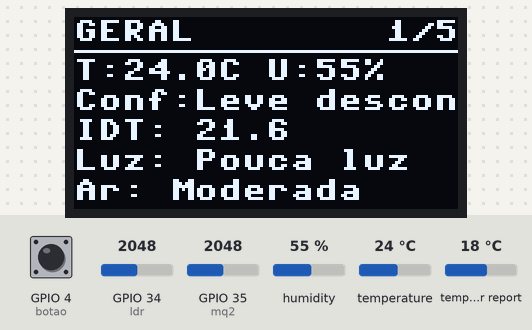
This program was run on a simulated ESP32 board running MicroPython. Parts: 128×64 one-colour display. Wiring (from the project's diagram.json): blue button on GPIO 4, DHT22 sensor on GPIO 15, light sensor on GPIO 34, gas sensor on GPIO 35. The test bench sets the inputs (shaded band); at power-on: humidity 55 %, GPIO 34 (ldr) = 2048, GPIO 35 (mq2) = 2048, GPIO 4 (botao) HIGH, temperature 24 °C, temperature in the web weather report 18 °C (analog values on the 0–4095 scale). WiFi joins after 1.5 s; no MQTT or app messages arrive unless stated; requests to the public web service named in the program get a made-up reply in its usual format after 0.4 s (London, UTC, broken clouds, 64 % humidity, 1013 hPa unless stated); library files of the repository ran but are not shown: ssd1306.py; what the program prints to the serial console is not drawn.

Above: at 2.9 s.
3.0 s: humidity set to 22 %
At 4.2 s:
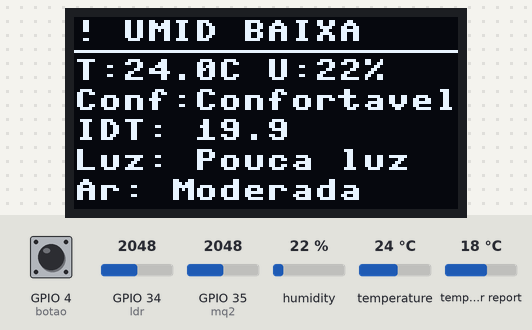
6.9 s: GPIO 34 (ldr) set to 985
9.2 s: GPIO 34 (ldr) set to 913
At 10.5 s:
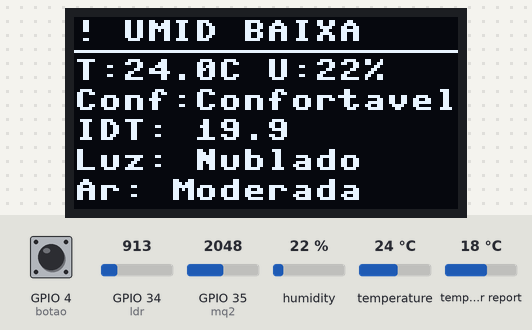
13.1 s: GPIO 35 (mq2) set to 1270
15.4 s: GPIO 35 (mq2) set to 1194
At 16.7 s:
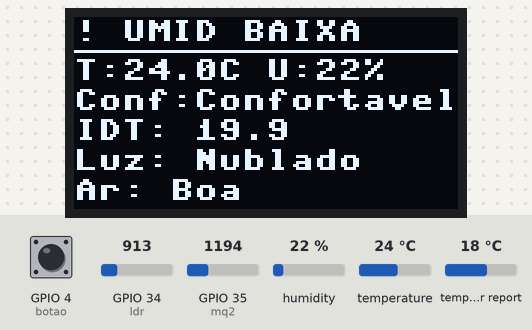
19.4 s: GPIO 4 (botao) pulled LOW for 0.15 s
At 22.0 s:
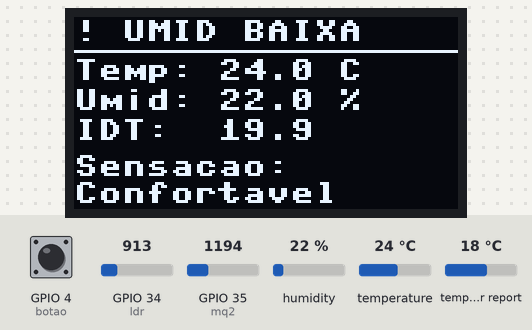
Timing chart, 0 to 23.0 s (numbered marks = the images above; inputs shaded):
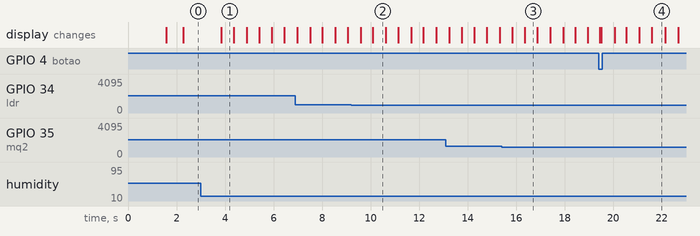

Measured:
- the behaviour switches between 949 and 948 on GPIO 34 (ldr) (found by bisection; images 1 and 2)
- the behaviour switches between 1229 and 1228 on GPIO 35 (mq2) (found by bisection; images 2 and 3)
- after the input at 3.0 s, the display: changes after 0.84 s (image 1)
- after the input at 9.2 s, the display: first differs from a run without the input after 0.89 s (image 2)
- after the input at 15.4 s, the display: first differs from a run without the input after 0.94 s (image 3)
- after the input at 19.4 s, the display: first changes at once (image 4 shows a later state)
- what the display in image 1 shows lasts 0.6 s, from 3.8 s to 4.4 s

The program:

main.py
```python
from machine import Pin, ADC, I2C
import dht
import ssd1306
import time
import math
import network
import json
import urequests
from umqtt.simple import MQTTClient

# ---------- Limites dos alertas ----------
TEMP_ALTA = 35
TEMP_BAIXA = 5
UMID_BAIXA = 30
GAS_LIMITE = 60
IDT_PERIGO = 29

# ---------- Wi-Fi ----------
WIFI_SSID = "Wokwi-GUEST"
WIFI_SENHA = ""

# ---------- MQTT ----------
# broker público agora; pro HiveMQ Cloud: troca host, porta 8883, usuário, senha e USAR_TLS = True
MQTT_HOST = "broker.hivemq.com"
MQTT_PORTA = 1883
MQTT_USUARIO = None
MQTT_SENHA = None
USAR_TLS = False

MQTT_CLIENT_ID = "aeroclima-esp32-andre"
TOPICO_DADOS = "andre_quintino/aeroclima/dados"
TOPICO_PREVISAO = "andre_quintino/aeroclima/previsao"

INTERVALO_ENVIO = 5000   # ms

# ---------- OpenWeatherMap ----------
OWM_CHAVE = "Sua chave"
OWM_CIDADE = "Mogi%20das%20Cruzes,BR"
INTERVALO_API = 60000    # ms (1 consulta por minuto)


PRESSAO_TESTE = None

# ---------- Sensores ----------
sensor_dht = dht.DHT22(Pin(15))

ldr = ADC(Pin(34))
ldr.atten(ADC.ATTN_11DB)
ldr.width(ADC.WIDTH_12BIT)

mq2 = ADC(Pin(35))
mq2.atten(ADC.ATTN_11DB)
mq2.width(ADC.WIDTH_12BIT)

# ---------- Display OLED (I2C) ----------
i2c = I2C(0, scl=Pin(22), sda=Pin(21))
oled = ssd1306.SSD1306_I2C(128, 64, i2c)

# ---------- Botão ----------
botao = Pin(4, Pin.IN, Pin.PULL_UP)

TOTAL_TELAS = 5
tela_atual = 0
trocar_tela = False
ultimo_clique = 0


def clique(pin):
    global trocar_tela, ultimo_clique
    agora = time.ticks_ms()
    if time.ticks_diff(agora, ultimo_clique) > 250:  # debounce
        trocar_tela = True
        ultimo_clique = agora


botao.irq(trigger=Pin.IRQ_FALLING, handler=clique)


# ---------- Conexões ----------
def mensagem(linha1, linha2=""):
    oled.fill(0)
    oled.text(linha1, 0, 20)
    oled.text(linha2, 0, 34)
    oled.show()


def conectar_wifi():
    wlan = network.WLAN(network.STA_IF)
    wlan.active(True)

    if not wlan.isconnected():
        mensagem("Conectando", "Wi-Fi...")
        wlan.connect(WIFI_SSID, WIFI_SENHA)
        tentativas = 0
        while not wlan.isconnected() and tentativas < 40:
            time.sleep_ms(250)
            tentativas += 1

    if wlan.isconnected():
        print("Wi-Fi conectado:", wlan.ifconfig()[0])
        return True

    print("Falha no Wi-Fi")
    return False


def conectar_mqtt():
    mensagem("Conectando", "HiveMQ...")

    parametros = {
        "port": MQTT_PORTA,
        "user": MQTT_USUARIO,
        "password": MQTT_SENHA,
        "keepalive": 60,
    }
    if USAR_TLS:
        parametros["ssl"] = True
        parametros["ssl_params"] = {"server_hostname": MQTT_HOST}

    try:
        cliente = MQTTClient(MQTT_CLIENT_ID, MQTT_HOST, **parametros)
        cliente.connect()
        print("MQTT conectado")
        return cliente
    except Exception as e:
        print("Erro MQTT:", e)
        return None


def publicar(cliente, d, alertas, prev):
    pacote = dict(d)
    pacote["alertas"] = alertas
    cliente.publish(TOPICO_DADOS, json.dumps(pacote))
    cliente.publish(TOPICO_PREVISAO, json.dumps(prev))


# ---------- Leituras ----------
def ler_dht():
    try:
        sensor_dht.measure()
        return sensor_dht.temperature(), sensor_dht.humidity()
    except OSError:
        return None, None


def ler_luz():
    bruto = ldr.read()
    tensao = bruto / 4095 * 3.3

    if tensao < 0.01:
        lux = 100000
    elif tensao >= 3.29:
        lux = 0
    else:
        resistencia = 2000 * tensao / (1 - tensao / 3.3)
        lux = (50 * 1000 * 10 ** 0.7 / resistencia) ** (1 / 0.7)

    if lux < 50:
        nivel = "Escuro"
    elif lux < 1000:
        nivel = "Pouca luz"
    elif lux < 10000:
        nivel = "Nublado"
    else:
        nivel = "Sol forte"

    return int(lux), nivel


def ler_ar():
    bruto = mq2.read()
    percentual = bruto / 4095 * 100

    if percentual < 30:
        qualidade = "Boa"
    elif percentual < GAS_LIMITE:
        qualidade = "Moderada"
    else:
        qualidade = "Ruim"

    return round(percentual, 1), qualidade


# ---------- Conforto térmico (Índice de Thom) ----------
def calcular_conforto(temp, umid):
    if temp is None:
        return None, "Sem dados"

    idt = temp - (0.55 - 0.0055 * umid) * (temp - 14.5)

    if idt < 15:
        classe = "Frio"
    elif idt < 21:
        classe = "Confortavel"
    elif idt < 24:
        classe = "Leve descon"
    elif idt < 27:
        classe = "Desconforto"
    elif idt < IDT_PERIGO:
        classe = "Muito desc."
    else:
        classe = "Perigo"

    return round(idt, 1), classe


# ---------- Alertas ----------
def verificar_alertas(d):
    alertas = []

    if d["temp"] is None:
        alertas.append("ERRO DHT22")
    else:
        if d["temp"] >= TEMP_ALTA:
            alertas.append("TEMP ALTA")
        if d["temp"] <= TEMP_BAIXA:
            alertas.append("TEMP BAIXA")
        if d["umid"] < UMID_BAIXA:
            alertas.append("UMID BAIXA")
        if d["idt"] >= IDT_PERIGO:
            alertas.append("CALOR PERIGOSO")

    if d["gas"] >= GAS_LIMITE:
        alertas.append("AR RUIM")

    return alertas


# ---------- OpenWeatherMap + previsão ----------
clima_api = None
pressao_atual = None
tendencia = 0.0
historico_pressao = []


def buscar_clima():
    url = (
        "http://api.openweathermap.org/data/2.5/weather?q={}"
        "&units=metric&lang=pt_br&appid={}"
    ).format(OWM_CIDADE, OWM_CHAVE)

    try:
        resposta = urequests.get(url)
        if resposta.status_code != 200:
            print("OpenWeather erro:", resposta.status_code)
            resposta.close()
            return None

        j = resposta.json()
        resposta.close()
        return {
            "pressao": j["main"]["pressure"],
            "temp_externa": j["main"]["temp"],
            "descricao": j["weather"][0]["description"],
        }
    except Exception as e:
        print("Falha OpenWeather:", e)
        return None


def calcular_tendencia(pressao):
    # janela das últimas 10 leituras (10 min com consulta a cada 1 min)
    historico_pressao.append(pressao)
    if len(historico_pressao) > 10:
        historico_pressao.pop(0)
    return round(historico_pressao[-1] - historico_pressao[0], 1)


def texto_tendencia(valor):
    if valor <= -1.0:
        return "Caindo"
    if valor >= 1.0:
        return "Subindo"
    return "Estavel"


def atualizar_pressao():
    global clima_api, pressao_atual, tendencia

    if PRESSAO_TESTE is not None:
        pressao_atual = PRESSAO_TESTE
        clima_api = {"temp_externa": None, "descricao": "modo teste"}
    else:
        resultado = buscar_clima()
        if resultado is None:
            return
        clima_api = resultado
        pressao_atual = resultado["pressao"]

    tendencia = calcular_tendencia(pressao_atual)
    print("Pressao:", pressao_atual, "hPa | Tendencia:", tendencia)


def prever_tempo(pressao, tend, temp, umid):
    if pressao is None or temp is None:
        return "Sem dados"

    # calor + umidade alta + pressão baixa ou caindo = tempestade de verão
    if temp >= 30 and umid >= 70 and (pressao < 1012 or tend < 0):
        return "Tempestade"

    # pressão caindo rápido ou baixa com ar saturado = chuva
    if tend <= -1.0 or (pressao < 1005 and umid >= 80):
        return "Chuva"

    if pressao < 1010 or umid >= 80:
        return "Nublado"

    # pressão alta e ar seco = tempo firme
    if pressao >= 1018 and umid < 65:
        return "Ensolarado" if temp >= 18 else "Ceu limpo"

    return "Parc. nublado"


def montar_previsao(d):
    return {
        "previsao": prever_tempo(pressao_atual, tendencia, d["temp"], d["umid"]),
        "pressao": pressao_atual,
        "tendencia": tendencia,
        "tendencia_texto": texto_tendencia(tendencia),
        "temp_sensor": d["temp"],
        "umid_sensor": d["umid"],
        "temp_externa": clima_api["temp_externa"] if clima_api else None,
        "clima_api": clima_api["descricao"] if clima_api else None,
    }


# ---------- Telas ----------
def barra_topo(titulo, alertas, piscar, indice):
    if alertas:
        msg = "! " + alertas[indice % len(alertas)]
        if piscar:
            oled.fill_rect(0, 0, 128, 10, 1)
            oled.text(msg, 0, 1, 0)
        else:
            oled.text(msg, 0, 1, 1)
    else:
        oled.text(titulo, 0, 1)
        oled.text("{}/{}".format(tela_atual + 1, TOTAL_TELAS), 104, 1)
    oled.hline(0, 11, 128, 1)


def barra_progresso(y, percentual):
    percentual = min(max(percentual, 0), 100)
    oled.rect(0, y, 128, 10, 1)
    oled.fill_rect(2, y + 2, int(124 * percentual / 100), 6, 1)


def tela_geral(d):
    if d["temp"] is None:
        oled.text("Erro no DHT22", 0, 14)
    else:
        oled.text("T:{:.1f}C U:{:.0f}%".format(d["temp"], d["umid"]), 0, 14)
        oled.text("Conf:" + d["conforto"], 0, 24)
        oled.text("IDT: {}".format(d["idt"]), 0, 34)
    oled.text("Luz: " + d["nivel_luz"], 0, 44)
    oled.text("Ar: " + d["qualidade"], 0, 54)


def tela_clima(d):
    if d["temp"] is None:
        oled.text("Erro no DHT22", 0, 30)
        return
    oled.text("Temp: {:.1f} C".format(d["temp"]), 0, 14)
    oled.text("Umid: {:.1f} %".format(d["umid"]), 0, 24)
    oled.text("IDT:  {}".format(d["idt"]), 0, 34)
    oled.text("Sensacao:", 0, 46)
    oled.text(d["conforto"], 0, 55)


def tela_luz(d):
    # escala logarítmica, já que o lux vai de 0 a 100000
    percentual = math.log10(d["lux"] + 1) / 5 * 100
    oled.text("Lux: {}".format(d["lux"]), 0, 14)
    barra_progresso(26, percentual)
    oled.text("Nivel:", 0, 42)
    oled.text(d["nivel_luz"], 0, 52)


def tela_ar(d):
    oled.text("Gas: {} %".format(d["gas"]), 0, 14)
    barra_progresso(26, d["gas"])
    oled.text("Qualidade:", 0, 42)
    oled.text(d["qualidade"], 0, 52)


def tela_previsao(d):
    oled.text("Previsao:", 0, 14)
    oled.text(previsao.get("previsao", "..."), 0, 24)
    if pressao_atual is None:
        oled.text("Aguardando API", 0, 40)
        return
    oled.text("P: {} hPa".format(pressao_atual), 0, 40)
    oled.text("Tend: " + texto_tendencia(tendencia), 0, 52)


TELAS = [
    ("GERAL", tela_geral),
    ("CLIMA", tela_clima),
    ("LUZ", tela_luz),
    ("AR", tela_ar),
    ("PREVISAO", tela_previsao),
]


def desenhar(d, alertas, piscar, indice):
    titulo, funcao = TELAS[tela_atual]
    oled.fill(0)
    barra_topo(titulo, alertas, piscar, indice)
    funcao(d)
    oled.show()


# ---------- Inicialização ----------
conectar_wifi()
cliente = conectar_mqtt()

dados = {}
alertas = []
previsao = {}
piscar = False
indice_alerta = 0

ultima_leitura = time.ticks_ms() - 2000
ultimo_pisca = time.ticks_ms()
ultimo_envio = time.ticks_ms()
ultima_api = time.ticks_ms() - INTERVALO_API

# ---------- Loop principal ----------
while True:
    agora = time.ticks_ms()

    # consulta da pressão na OpenWeatherMap a cada 60s
    if time.ticks_diff(agora, ultima_api) >= INTERVALO_API:
        ultima_api = agora
        atualizar_pressao()

    # leitura dos sensores a cada 2s
    if time.ticks_diff(agora, ultima_leitura) >= 2000:
        temp, umid = ler_dht()
        lux, nivel_luz = ler_luz()
        gas, qualidade = ler_ar()
        idt, conforto = calcular_conforto(temp, umid)

        dados = {
            "temp": temp, "umid": umid,
            "lux": lux, "nivel_luz": nivel_luz,
            "gas": gas, "qualidade": qualidade,
            "idt": idt, "conforto": conforto,
        }
        alertas = verificar_alertas(dados)
        previsao = montar_previsao(dados)
        ultima_leitura = agora

        print(dados, "| Alertas:", alertas, "| Previsao:", previsao["previsao"])

    # envio pro HiveMQ a cada 5s
    if dados and time.ticks_diff(agora, ultimo_envio) >= INTERVALO_ENVIO:
        ultimo_envio = agora

        if cliente is None:
            conectar_wifi()
            cliente = conectar_mqtt()

        if cliente:
            try:
                publicar(cliente, dados, alertas, previsao)
                print("Enviado pro HiveMQ")
            except Exception as e:
                print("Falha no envio:", e)
                cliente = None

    # troca de tela pelo botão (redesenha na hora)
    if trocar_tela:
        trocar_tela = False
        tela_atual = (tela_atual + 1) % TOTAL_TELAS
        desenhar(dados, alertas, piscar, indice_alerta)

    # atualização do display a cada 0,5s (efeito de piscar)
    if time.ticks_diff(agora, ultimo_pisca) >= 500:
        piscar = not piscar
        if not piscar:
            indice_alerta += 1
        desenhar(dados, alertas, piscar, indice_alerta)
        ultimo_pisca = agora

    time.sleep_ms(50)
```
